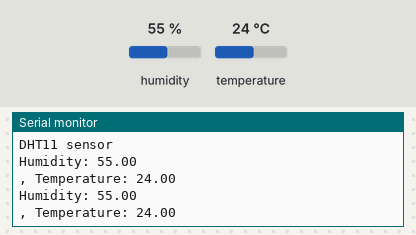
The sketch below on a simulated Arduino Uno, built with avr-gcc and run on an emulated ATmega328P. On the bench: the last lines printed to the serial monitor. The test bench sets the inputs (shaded band); at power-on: humidity 55 %, temperature 24 °C.

Above: at 2.8 s.
2.9 s: humidity set to 22 %
At 5.2 s:
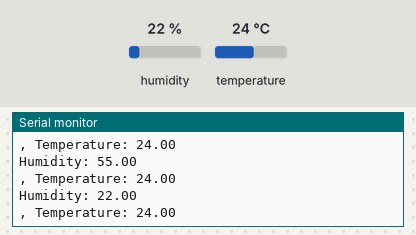
5.6 s: temperature set to 12 °C
At 7.6 s:
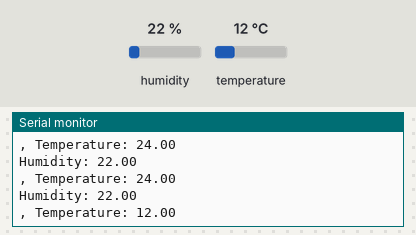
8.3 s: humidity set to 40 %
At 11.2 s:
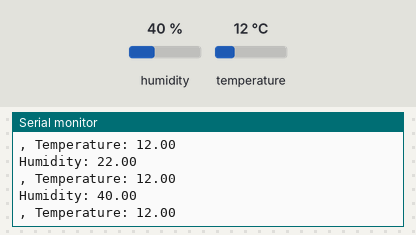
Timing chart, 0 to 12.7 s (numbered marks = the images above; inputs shaded):
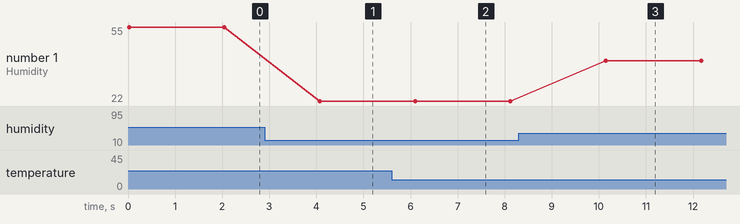

The sketch:

C245_2.ino
```cpp
#include "DHT.h"
#define DHTTYPE DHT11
#define DHTPIN 15
DHT dht(DHTPIN, DHTTYPE);


void setup() {
  Serial.begin(9600);
  Serial.println("DHT11 sensor");
  dht.begin();
}

void loop() {
  float h = dht.readHumidity();
  float t = dht.readTemperature();

  if(isnan(h) || isnan(t)){
    Serial.println("Failed to read the DHT sensor");
    return;
  }

  Serial.print("Humidity: ");
  Serial.println(h);
  Serial.print(", Temperature: ");
  Serial.println(t);
  delay(2000);
}
```

Measured:
- after the input at 2.9 s, the serial monitor: prints a new line after 1.2 s (image 1)
- after the input at 5.6 s, the serial monitor: prints a new line after 0.51 s (image 2)
- after the input at 8.3 s, the serial monitor: prints a new line after 1.8 s (image 3)
- plotted number 1: 55 → 22 after the input at 2.9 s, 22 → 40 after the input at 8.3 s
